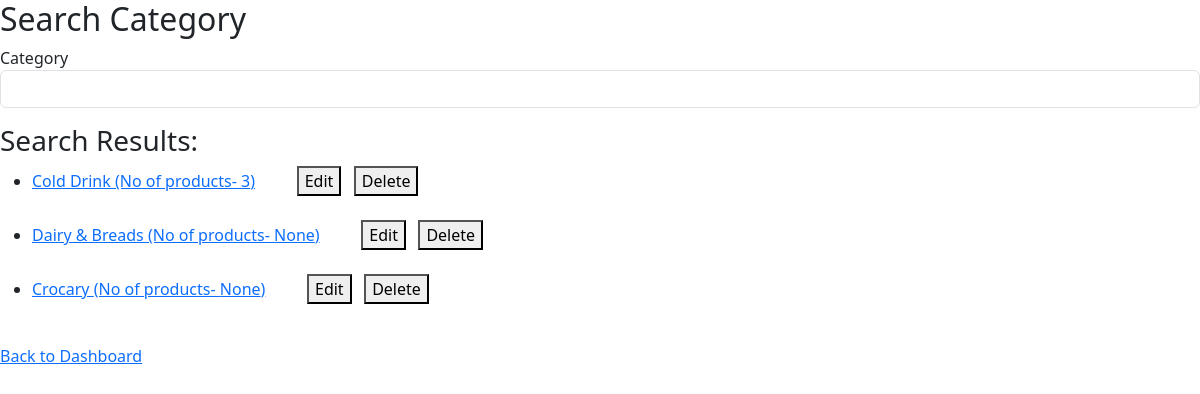
The page /admin_search_section (signed in) on the database as committed earlier.
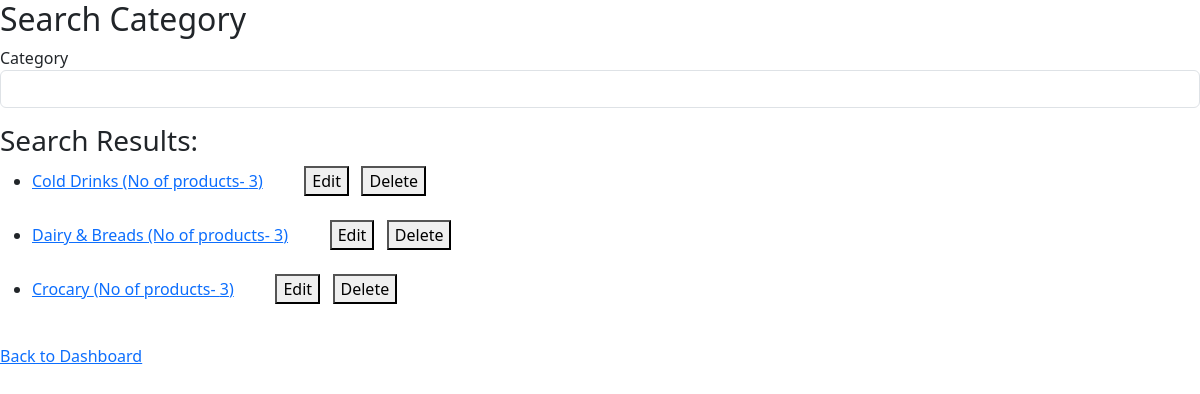
The same page on the database as committed later.
### application/models.py (models this page shows)
class Sections(db.Model):
    __tablename__ = "sections"
    section_id = db.Column(db.Integer, primary_key=True, autoincrement=True)
    section_name = db.Column(db.String(200), nullable=False)
    number_of_products = db.Column(db.Integer)

### application/controllers.py (the view)
@app.route("/admin_search_section", methods=["GET", "POST"])
@login_required
def admin_search_section():
    form=SearchForm()
    if request.method == "POST":
        category = request.form.get("category")
        if category:
            sections = Sections.query.filter_by(section_name=category).all()
    else:
        sections = Sections.query.all()
    return render_template('admin_search_section.html', sections=sections, form=form)

### application/forms.py
class SearchForm(FlaskForm):
    category = StringField("Category", validators=[])
    name = StringField("Name", validators=[])
    price = FloatField("Price", validators=[NumberRange(min=0, message="Price must be greater than or equal to 0.")])
    manufacture_date = DateField("Manufacture Date")
    expiry_date = DateField("Expiry Date")
    submit = SubmitField("Search")

### application/controllers.py (called while the page is built)
@login_manager.user_loader
def load_user(user_id):
    return Users.query.get(int(user_id))

### templates/admin_search_section.html (shortened to what this page needs)
<!DOCTYPE html>
<html>
<head>
    <link href="https://cdn.jsdelivr.net/npm/bootstrap@5.3.0/dist/css/bootstrap.min.css" rel="stylesheet">
</head>
<body>
    <h2>Search Category</h2>
    <form method="POST" action="{{ url_for('admin_search_section') }}">
        <p>
            {{ form.category.label }}<br>
            {{ form.category(class="form-control") }}
    </form>
    <h3>Search Results:</h3>
        <ul>
        {% for section in sections %}
            <li><a href="{{ url_for('manage_products', section_id=section.section_id) }}">{{ section.section_name }} (No of products- {{ section.number_of_products }})</a>
            &nbsp;&nbsp;&nbsp;&nbsp;&nbsp;&nbsp;&nbsp;&nbsp; <a href="{{ url_for('edit_section', section_id=section.section_id) }}" type="button"><button type="submit">Edit</button></a>
            &nbsp; <a href="{{ url_for('delete_section', section_id=section.section_id)}}" type="button"><button type="submit" onclick="return confirm('Are you sure you want to delete this section?')">Delete</button></a>
            </li>
            <br>
        {% endfor %}
        </ul>
    <p><a href="{{ url_for('admin_dashboard') }}">Back to Dashboard</a></p>
</body>
</html>

Rows that differ between the two databases and show on the page:
changed Sections: section_name "Cold Drink" → "Cold Drinks"
changed Sections "Dairy & Breads": number_of_products "None" → "3"
changed Sections "Crocary": number_of_products "None" → "3"
